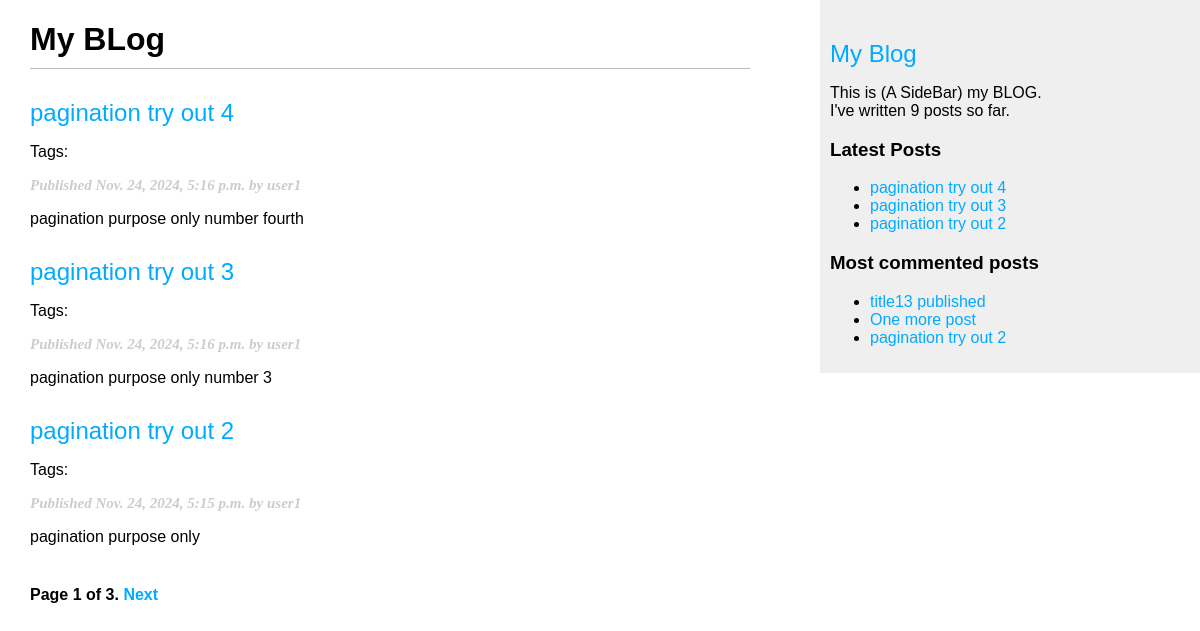
The page /blog/ on the database as committed earlier.
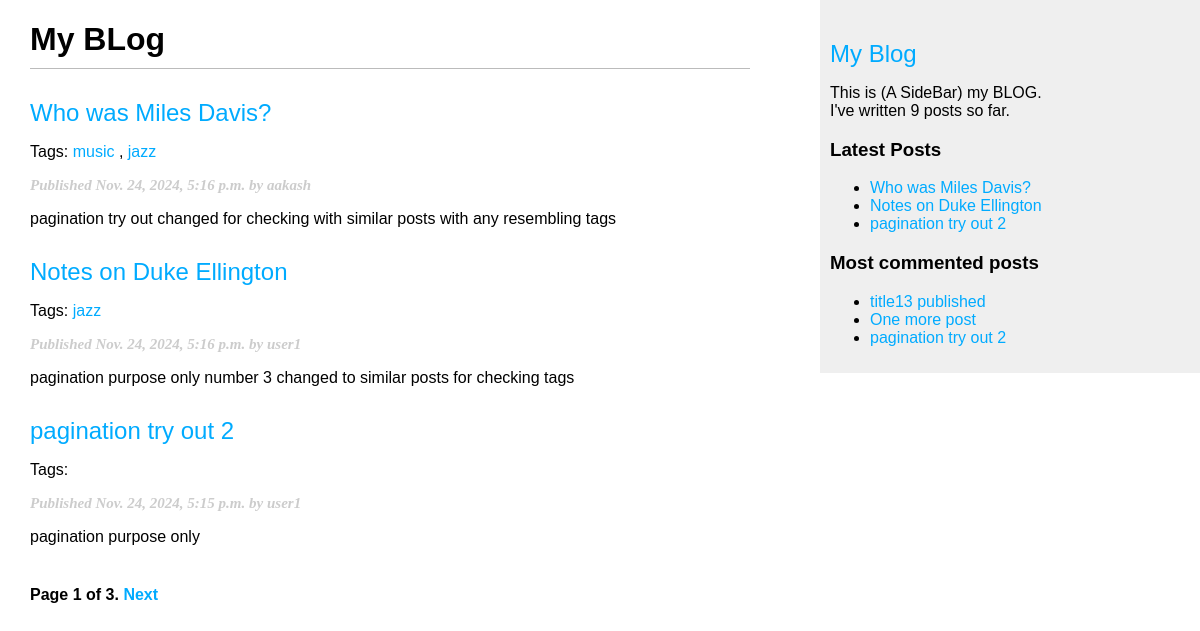
The same page on the database as committed later.
### blog/models.py (models this page shows, shortened)
class Post(models.Model):
    class Status(models.TextChoices):
        DRAFT = 'DF', 'Draft'
        PUBLISHED = 'Pb', 'Published'
    title = models.CharField(max_length=250)
    slug = models.SlugField(
        max_length=250,
        unique_for_date='publish'
    )
    author = models.ForeignKey(settings.AUTH_USER_MODEL, on_delete=models.CASCADE, related_name='blog_posts')
    body = models.TextField()
    publish = models.DateTimeField(default=timezone.now)
    created_on = models.DateTimeField(auto_now_add=True)
    updated_on = models.DateTimeField(auto_now=True)
    status = models.CharField(
        max_length=2,
        choices=Status,
        default=Status.DRAFT
    )
    objects = models.Manager()  # The default manager.
    published = PublishedManager()  # Our custom manager
    class Meta:
        ordering = ['-publish']
        indexes = [
            models.Index(fields=['-publish']),
        ]
    tags = TaggableManager()
    def get_absolute_url(self):
        return reverse('blog:post_detail', args=[
            self.publish.year,
            self.publish.month,
            self.publish.day,
            self.slug
        ]
                       )

### blog/views.py (the view)
# urls.py: path('', views.post_list, name='post_list'),
def post_list(request, tag_slug=None):
    published_list = Post.published.all()
    tag = None
    if tag_slug:
        tag = get_object_or_404(Tag, slug=tag_slug)
        published_list = published_list.filter(tags__in=[tag])
    paginator = Paginator(published_list, 3)
    page_number = request.GET.get('page', 1)
    try:
        posts = paginator.page(page_number)
    except (EmptyPage, PageNotAnInteger) as e:
        if isinstance(e, PageNotAnInteger):
            posts = paginator.page(1)
        else:
            posts = paginator.page(paginator.num_pages)
    return render(
        request,
        'blog/post/list.html',
        {
            'posts': posts,
            'tag': tag,
        }
    )

### blog/models.py (called while the page is built)
    def get_queryset(self):
        return (
            super().get_queryset().filter(status=Post.Status.PUBLISHED)
        )

### blog/templatetags/blog_tags.py (called while the page is built)
@register.simple_tag
def total_posts():
    return Post.published.count()

@register.inclusion_tag('blog/post/latest_posts.html')
def show_latest_posts(count=5):
    latest_posts = Post.published.order_by('-publish')[:count]
    return {'latest_posts': latest_posts}

@register.simple_tag
def get_most_commented_posts(count=5):
    return Post.published.annotate(
        total_comments=Count('comments')
    ).order_by('-total_comments')[:count]

@register.filter(name='markdown')
def markdown_format(text):
    return mark_safe(markdown.markdown(text))

### blog/templates/blog/post/list.html (shortened to what this page needs)
{% extends "blog/base.html" %}
{% load blog_tags %}
{% block content %}
    <h1>My BLog</h1>
    {% for post in posts %}
        <h2>
            <a href="{{ post.get_absolute_url }}">
                {{ post.title }}
            </a>
        </h2>
        <p class="tags">
            Tags:
            {% for tag in post.tags.all %}
                <a href="{% url 'blog:post_list_by_tag' tag.slug %}">{{ tag.name }}</a>
                {% if not forloop.last %}, {% endif %}
            {% endfor %}
        </p>
        <p class="date">
            Published {{ post.publish }} by {{ post.author }}
        </p>
        {{ post.body|markdown|truncatewords_html:30|linebreaks }}
    {% endfor %}
    {% include "pagination.html" with page=posts %}
{% endblock %}

### blog/templates/blog/base.html (shortened to what this page needs)
{% load blog_tags %}
{% load static %}
<!DOCTYPE html>
<html lang="eng">
<head>
    <link href="{% static "css/blog.css" %}" rel="stylesheet">
</head>
<body>
    <div id="content">
        {% block content %}
        {% endblock %}
    </div>
    <div id="sidebar">
        <a href="{% url 'blog:post_list' %}"><h2>My Blog </h2></a>
        <p>
            This is (A SideBar) my BLOG. <br>
            I've written {% total_posts %} posts so far.
        </p>
        <h3>Latest Posts</h3>
        {% show_latest_posts 3 %}
        <h3>Most commented posts</h3>
        {% get_most_commented_posts 3 as most_commented_posts %}
        <ul>
            {% for post in most_commented_posts %}
                <li>
                    <a href="{{ post.get_absolute_url }}">{{ post.title }}</a>
                </li>
            {% endfor %}
        </ul>
    </div>
</body>
</html>

### blog/templates/blog/post/latest_posts.html
<ul>
    {% for post in latest_posts %}
        <li>
            <a href="{{ post.get_absolute_url }}"> {{ post.title }}</a>
        </li>
    {% endfor %}
</ul>

Rows that differ between the two databases and show on the page:
changed Post: gains Tag (name "music"); gains Tag (name "jazz"); title "pagination try out 4" → "Who was Miles Davis?"; author "user1" → "aakash"; body "pagination purpose only number fourth" → "pagination try out changed for checking with similar posts with any resembling tags"
changed Post: gains Tag (name "jazz"); title "pagination try out 3" → "Notes on Duke Ellington"; body "pagination purpose only number 3" → "pagination purpose only number 3 changed to similar posts for checking tags"
